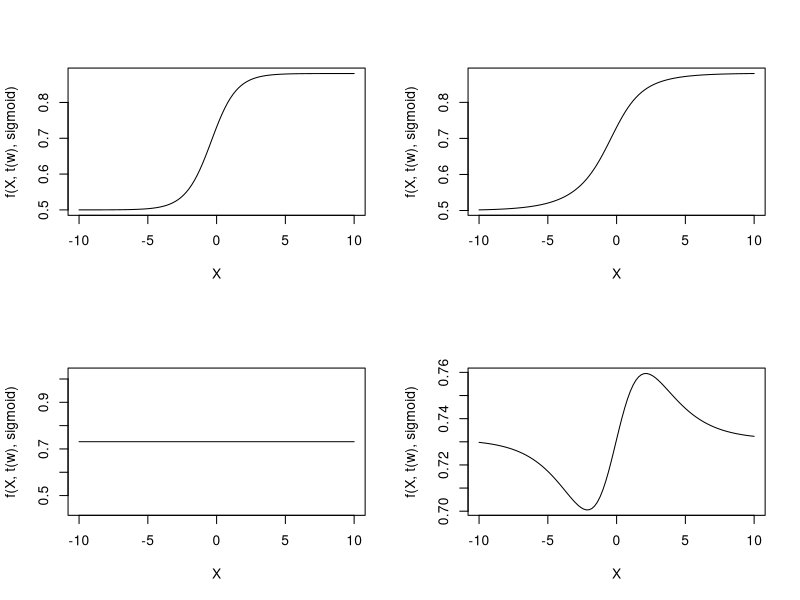
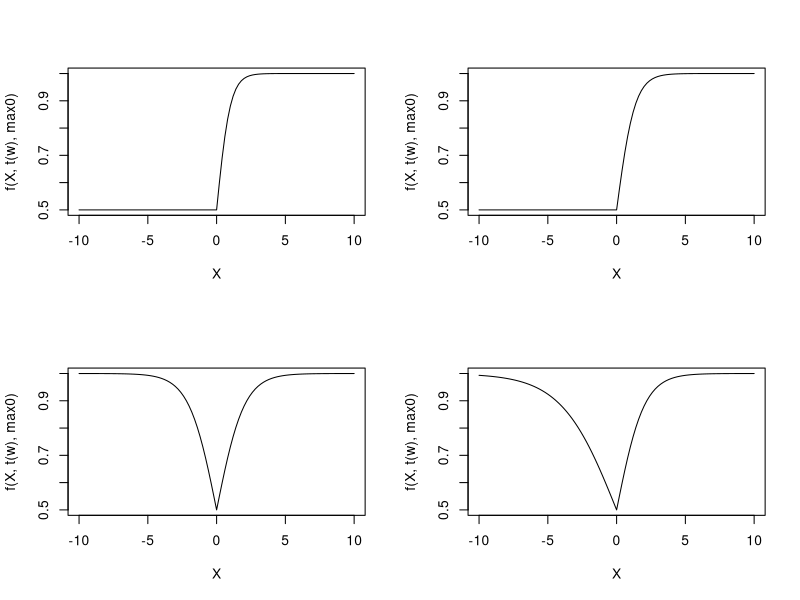

These figures' R source, in order:
## ---- chunk 1
w1 = c(1, 1)
w2 = c(1, 1 / 2)
w3 = c(1, -1)
w4 = c(1, -1 / 2)
X = as.matrix(seq(-10, 10, length.out = 101))
sigmoid = function(x) as.matrix(1 / (1 + exp(-x)))
max0 = function(x) as.matrix(ifelse(x > 0, x, 0))
f = function(X, W, phi){
	Z = phi(X %*% W)
	Y_ = sigmoid(Z %*% as.matrix(c(1, 1)))}
Ws = rbind(w1, w2, w3, w4)
par(mfrow = c(2, 2))
apply(Ws, 1, FUN = function(w)plot(X, f(X, t(w), sigmoid), type = 'l'))
par(mfrow = c(2, 2))
apply(Ws, 1, FUN = function(w)plot(X, f(X, t(w), max0), type = 'l'))
